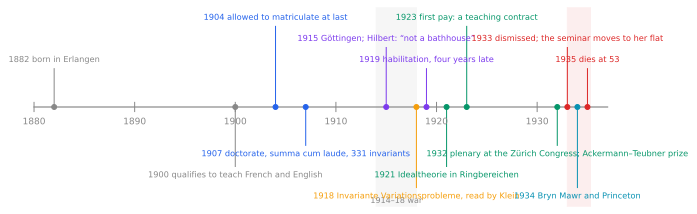

Source code (Python):
"""Timeline for Emmy Noether.md — run: python3 noether-timeline.py (writes noether-timeline.svg beside the card)."""
import re
import matplotlib
matplotlib.use("Agg")
import matplotlib.pyplot as plt

TXT = "#888"; BLUE, PURPLE, GREEN, RED, AMBER, TEAL = "#2563eb", "#7c3aed", "#059669", "#dc2626", "#f59e0b", "#0891b2"
plt.rcParams.update({"text.color": TXT, "font.size": 10, "svg.fonttype": "none"})
events = [
    (1882, "born in Erlangen", TXT, 1),
    (1900, "qualifies to teach French and English", TXT, -1),
    (1904, "allowed to matriculate at last", BLUE, 1),
    (1907, "doctorate, summa cum laude, 331 invariants", BLUE, -1),
    (1915, "Göttingen; Hilbert: “not a bathhouse”", PURPLE, 1),
    (1918, "Invariante Variationsprobleme, read by Klein", AMBER, -1),
    (1919, "habilitation, four years late", PURPLE, 1),
    (1921, "Idealtheorie in Ringbereichen", GREEN, -1),
    (1923, "first pay: a teaching contract", GREEN, 1),
    (1932, "plenary at the Zürich Congress; Ackermann–Teubner prize", GREEN, -1),
    (1933, "dismissed; the seminar moves to her flat", RED, 1),
    (1934, "Bryn Mawr and Princeton", TEAL, -1),
    (1935, "dies at 53", RED, 1),
]
fig, ax = plt.subplots(figsize=(11, 3.6)); ax.set_xlim(1878, 1939); ax.set_ylim(-2.6, 2.6); ax.axis("off")
ax.plot([1880, 1937], [0, 0], color=TXT, lw=1.2)
for y in range(1880, 1940, 10): ax.plot([y, y], [-0.12, 0.12], color=TXT, lw=1); ax.text(y, -0.45, str(y), ha="center", fontsize=9, color=TXT)
ax.axvspan(1914, 1918, color=TXT, alpha=0.08); ax.text(1916, -2.5, "1914–18 war", ha="center", fontsize=8, color=TXT)
ax.axvspan(1933, 1935.3, color=RED, alpha=0.08)
for i, (y, label, col, side) in enumerate(events):
    h = side * (1.0 + 0.55 * (i % 3))
    ax.plot([y, y], [0, h], color=col, lw=1); ax.plot(y, 0, "o", color=col, ms=5)
    ax.text(y, h + 0.12 * side, f"{y}  {label}", ha="center", va="bottom" if side > 0 else "top", fontsize=8.2, color=col)
fig.savefig("noether-timeline.svg", format="svg", transparent=True, bbox_inches="tight")
s = open("noether-timeline.svg").read(); m = re.search(r"<svg[^>]*>", s)
tag = re.sub(r'\s(width|height)="[^"]*"', "", m.group(0)).replace("<svg", '<svg width="100%"', 1)
open("noether-timeline.svg", "w").write(s[:m.start()] + tag + s[m.end():]); print("wrote noether-timeline.svg")
